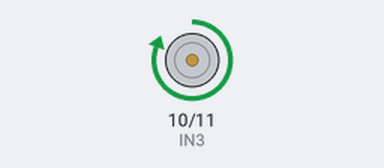
Recording of a sketch running on a simulated Arduino Uno, built with avr-gcc and run on an emulated ATmega328P. On the bench: motor-driver pin pairs drawn as motors (green arrow = first pin HIGH = forward, orange = second pin HIGH = backward, longer = more drive).

Above: at 1.0 s.
At 2.5 s:
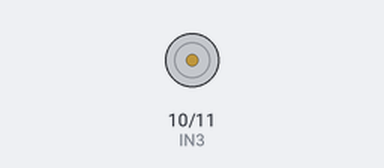
At 4.0 s:
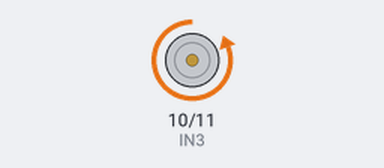
Timing chart, 0 to 7.8 s (numbered marks = the images above):
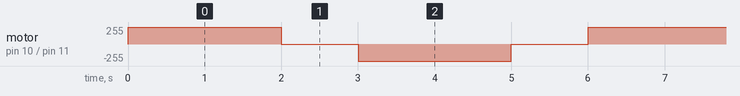

The sketch:

l298nmotordriverOut4.ino
```cpp
// L298N Motor Driver Pins for Motor B (no PWM control)
const int IN3 = 10;
const int IN4 = 11;

void setup() {
  // Set direction control pins as outputs
  pinMode(IN3, OUTPUT);
  pinMode(IN4, OUTPUT);
}

void loop() {
  // Move motor forward (full speed)
  digitalWrite(IN3, HIGH);
  digitalWrite(IN4, LOW);
  delay(2000); // Run for 2 seconds

  // Stop motor
  digitalWrite(IN3, LOW);
  digitalWrite(IN4, LOW);
  delay(1000);

  // Move motor backward (full speed)
  digitalWrite(IN3, LOW);
  digitalWrite(IN4, HIGH);
  delay(2000);

  // Stop motor
  digitalWrite(IN3, LOW);
  digitalWrite(IN4, LOW);
  delay(1000);
}
```

Measured:
- by itself, motor on pin 10 (IN3) / pin 11 (IN4): repeats every 6.0 s: stopped 1.0 s, backward 255/255 2.0 s, stopped 1.0 s, forward 255/255 2.0 s
